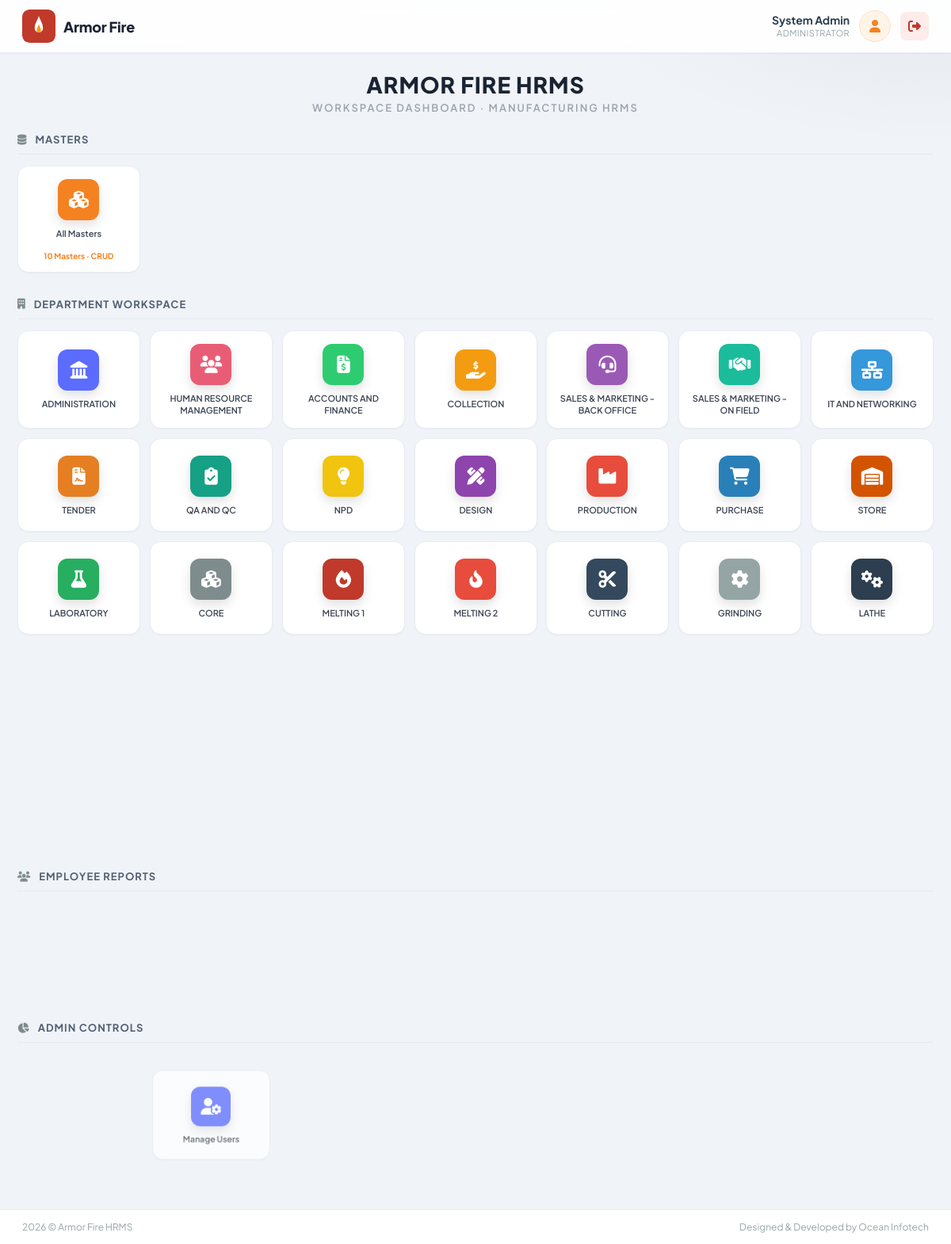
/dashboard.php (signed in), run on the app's committed database.
### tables this page shows
CREATE TABLE IF NOT EXISTS departments (
    id INT AUTO_INCREMENT PRIMARY KEY,
    department_name VARCHAR(150) NOT NULL,
    icon_class VARCHAR(80) NOT NULL DEFAULT 'fa-building',
    icon_color VARCHAR(20) NOT NULL DEFAULT '#4A90E2',
    sort_order INT NOT NULL DEFAULT 0,
    status TINYINT(1) NOT NULL DEFAULT 1 COMMENT '1=Active, 0=Inactive',
    created_at TIMESTAMP DEFAULT CURRENT_TIMESTAMP
);

### config/app.php (called while the page is built, shortened)
<?php
function app_url($path = '')
{
    $path = ltrim((string) $path, '/');
    return APP_BASE . '/' . $path;
}

### includes/settings.php (called while the page is built, shortened)
<?php
function ensureCompanySettingsSchema($conn)
{
    $conn->query(
        "CREATE TABLE IF NOT EXISTS company_settings (
            id INT PRIMARY KEY DEFAULT 1,
            company_name VARCHAR(150) NOT NULL DEFAULT 'Armor Fire',
            company_logo VARCHAR(255) DEFAULT NULL,
            login_logo VARCHAR(255) DEFAULT NULL,
            dashboard_logo VARCHAR(255) DEFAULT NULL,
            updated_at TIMESTAMP DEFAULT CURRENT_TIMESTAMP ON UPDATE CURRENT_TIMESTAMP
        ) ENGINE=InnoDB"
    );
    $cols = [];
    $res = $conn->query("SHOW COLUMNS FROM company_settings");
    if ($res) {
        while ($row = $res->fetch_assoc()) {
            $cols[] = $row['Field'];
        }
    }
}
function getCompanySettings()
{
    static $settings = null;
    if ($settings !== null) {
        return $settings;
    }
    $defaultLogo = 'assets/images/logo-placeholder.svg';
    $settings = [
        'company_name'   => 'Armor Fire',
        'login_logo'     => $defaultLogo,
        'dashboard_logo' => $defaultLogo,
        'company_logo'   => $defaultLogo,
    ];
    $conn = @getDBConnection();
    ensureCompanySettingsSchema($conn);
    $result = $conn->query(
        "SELECT company_name, company_logo, login_logo, dashboard_logo
         FROM company_settings WHERE id = 1 LIMIT 1"
    );
    if ($result && $row = $result->fetch_assoc()) {
        if (!empty($row['company_name'])) {
            $settings['company_name'] = $row['company_name'];
        }
    }
    return $settings;
}
function getDashboardLogo()
{
    $settings = getCompanySettings();
    return $settings['dashboard_logo'];
}
function getCompanyName()
{
    $settings = getCompanySettings();
    return $settings['company_name'];
}

### includes/auth.php (called while the page is built, shortened)
<?php
function isAdmin()
{
    return isset($_SESSION['role']) && $_SESSION['role'] === 'admin';
}
function getUserName()
{
    return isset($_SESSION['full_name']) ? $_SESSION['full_name'] : 'User';
}
function getUserRoleLabel()
{
    if ($_SESSION['role'] === 'admin') {
        return 'ADMINISTRATOR';
    }
    return strtoupper((string) $_SESSION['role']);
}

### dashboard.php (the view, shortened to what this page needs)
<?php
require_once __DIR__ . '/config/app.php';
require_once __DIR__ . '/includes/header.php';
$conn = getDBConnection();
$sql = "SELECT id, department_name, icon_class, icon_color, sort_order
        FROM departments
        WHERE status = 1
        ORDER BY sort_order ASC, department_name ASC";
$result = $conn->query($sql);
$departments = [];
if ($result) {
    while ($row = $result->fetch_assoc()) {
        $departments[] = $row;
    }
}
?>
<main class="dashboard-main">
    <div class="dashboard-title-block">
        <h1><?php echo strtoupper(htmlspecialchars(getCompanyName())); ?> HRMS</h1>
        <p>WORKSPACE DASHBOARD · MANUFACTURING HRMS</p>
    </div>
    <section class="module-section">
        <div class="section-heading">
            <i class="fa-solid fa-database"></i>
            <span>MASTERS</span>
        </div>
        <div class="module-grid module-grid-sm">
            <a href="<?php echo app_url('masters/index.php'); ?>" class="module-card masters-entry-card" title="All Masters">
                <div class="module-icon" style="background-color: #F58220;">
                    <i class="fa-solid fa-cubes"></i>
                </div>
                <div class="module-label">All Masters</div>
                <div class="module-meta">10 Masters · CRUD</div>
            </a>
        </div>
    </section>
    <section class="module-section" id="department-workspace">
        <div class="section-heading">
            <i class="fa-solid fa-building"></i>
            <span>DEPARTMENT WORKSPACE</span>
        </div>
        <div class="module-grid">
            <?php if (count($departments) === 0): ?>
                <p class="empty-msg">No departments found. Please import the SQL file.</p>
            <?php else: ?>
                <?php foreach ($departments as $dept): ?>
                    <a href="<?php echo app_url('department.php?id=' . (int) $dept['id']); ?>" class="module-card" title="<?php echo htmlspecialchars($dept['department_name']); ?>">
                        <div class="module-icon" style="background-color: <?php echo htmlspecialchars($dept['icon_color']); ?>;">
                            <i class="fa-solid <?php echo htmlspecialchars($dept['icon_class']); ?>"></i>
                        </div>
                        <div class="module-label">
                            <?php echo htmlspecialchars($dept['department_name']); ?>
                        </div>
                    </a>
                <?php endforeach; ?>
            <?php endif; ?>
        </div>
    </section>
    <section class="module-section">
        <div class="section-heading">
            <i class="fa-solid fa-users"></i>
            <span>EMPLOYEE REPORTS</span>
        </div>
        <div class="module-grid module-grid-sm">
        </div>
    </section>
    <?php if (isAdmin()): ?>
    <section class="module-section">
        <div class="section-heading">
            <i class="fa-solid fa-chart-pie"></i>
            <span>ADMIN CONTROLS</span>
        </div>
        <div class="module-grid module-grid-sm">
            <a href="#" class="module-card disabled-card" title="Coming soon">
                <div class="module-icon" style="background-color: #5B6CFF;">
                    <i class="fa-solid fa-user-gear"></i>
                </div>
                <div class="module-label">Manage Users</div>
            </a>
        </div>
    </section>
    <?php endif; ?>
</main>
<?php require_once __DIR__ . '/includes/footer.php'; ?>

### includes/header.php (shortened to what this page needs)
<?php
require_once __DIR__ . '/../config/app.php';
require_once __DIR__ . '/auth.php';
require_once __DIR__ . '/settings.php';
$companyName = getCompanyName();
$companyLogo = getDashboardLogo();
$logoSrc = $companyLogo;
if ($logoSrc && strpos($logoSrc, 'http') !== 0 && strpos($logoSrc, '/') !== 0) {
    $logoSrc = app_url($logoSrc);
}
?>
<!DOCTYPE html>
<html lang="en">
<head>
    <link rel="stylesheet" href="https://cdnjs.cloudflare.com/ajax/libs/font-awesome/6.5.1/css/all.min.css">
    <link rel="stylesheet" href="<?php echo app_url('assets/css/style.css'); ?>">
</head>
<body<?php echo !empty($useSidebar) ? ' class="has-app-sidebar"' : ''; ?>>
    <header class="top-header anim-header">
        <div class="header-left">
            <a href="<?php echo app_url('dashboard.php'); ?>" class="brand">
                <img src="<?php echo htmlspecialchars($logoSrc); ?>"
                     alt="<?php echo htmlspecialchars($companyName); ?>"
                     class="brand-logo"
                     onerror="this.src='<?php echo app_url('assets/images/logo-placeholder.svg'); ?>'">
                <span class="brand-text"><?php echo htmlspecialchars($companyName); ?></span>
            </a>
        </div>
        <div class="header-right">
            <div class="user-info">
                <div class="user-text">
                    <span class="user-name"><?php echo htmlspecialchars(getUserName()); ?></span>
                    <span class="user-role"><?php echo htmlspecialchars(getUserRoleLabel()); ?></span>
                </div>
                <div class="user-avatar">
                    <i class="fa-solid fa-user"></i>
                </div>
                <a href="<?php echo app_url('logout.php'); ?>" class="logout-btn" title="Logout">
                    <i class="fa-solid fa-right-from-bracket"></i>
                </a>
            </div>
        </div>
    </header>

### includes/footer.php (shortened to what this page needs)
<?php
require_once __DIR__ . '/../config/app.php';
?>
    <footer class="page-footer">
        <div class="footer-left">2026 &copy; Armor Fire HRMS</div>
        <div class="footer-right">Designed &amp; Developed by Ocean Infotech</div>
    </footer>
</body>
</html>

### data on the page
departments: department_name "ADMINISTRATION"
departments: department_name "HUMAN RESOURCE MANAGEMENT"
departments: department_name "ACCOUNTS AND FINANCE"
departments: department_name "COLLECTION"
departments: department_name "SALES & MARKETING - BACK OFFICE"
departments: department_name "SALES & MARKETING - ON FIELD"
departments: department_name "IT AND NETWORKING"
departments: department_name "TENDER"
departments: department_name "QA AND QC"
departments: department_name "NPD"
departments: department_name "DESIGN"
departments: department_name "PRODUCTION"
departments: department_name "PURCHASE"
departments: department_name "STORE"
departments: department_name "LABORATORY"
departments: department_name "CORE"
departments: department_name "MELTING 1"
departments: department_name "MELTING 2"
departments: department_name "CUTTING"
departments: department_name "GRINDING"
departments: department_name "LATHE"

### other printed values
$companyName "Armor Fire"
getUserName() "System Admin"
getUserRoleLabel() "ADMINISTRATOR"
getCompanyName() "ARMOR FIRE"
